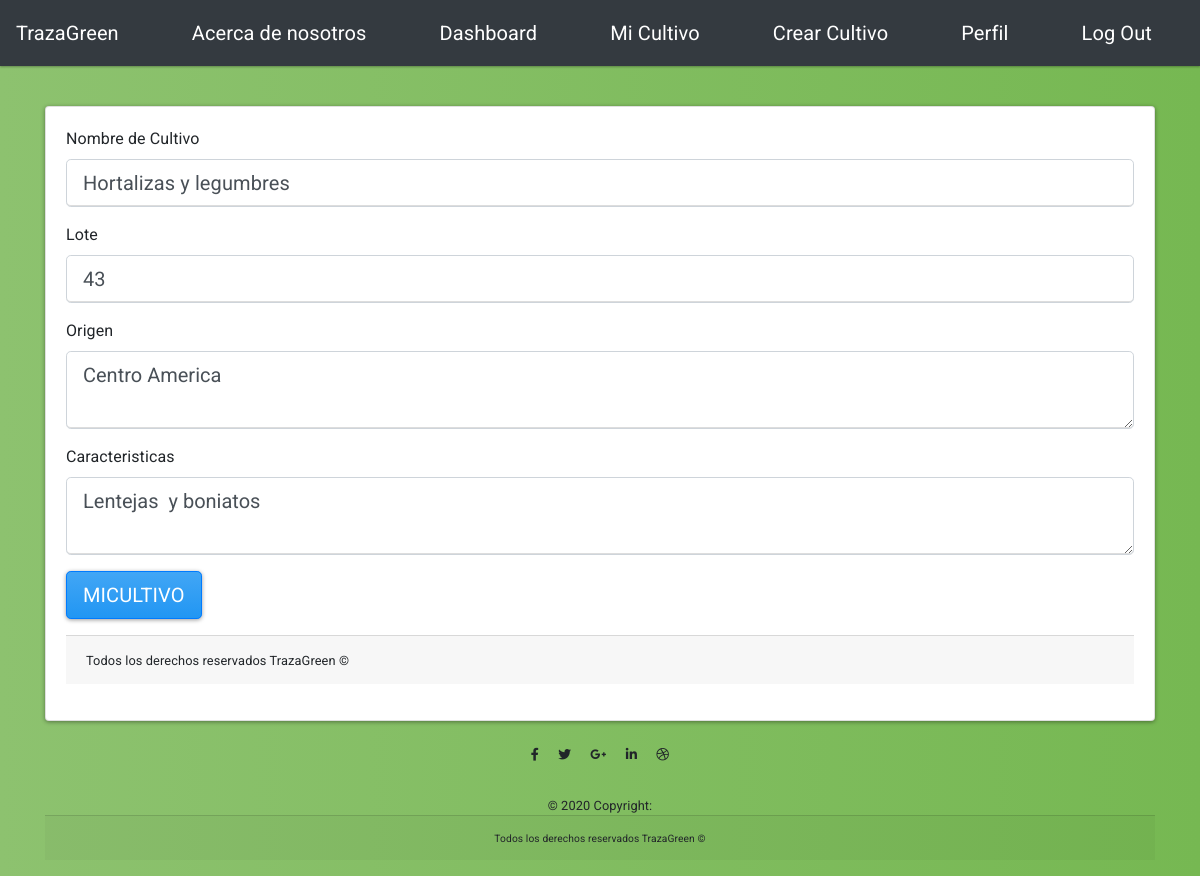
The app's page /2/update (signed in) with its own data.
### trazaGreen/models.py (models this page shows, shortened)
class MiCultivo(db.Model):
    users = db.relationship(User)
    id = db.Column(db.Integer, primary_key=True)
    user_id = db.Column(db.Integer, db.ForeignKey('users.id'), nullable=False)
    fecha = db.Column(db.DateTime, nullable=False, default=datetime.utcnow)
    nombre_cultivo = db.Column(db.Text, nullable=False)
    lote = db.Column(db.Text, nullable=False)
    origen = db.Column(db.String(140), nullable=False)
    caracteristicas = db.Column(db.Text, nullable=False)

### trazaGreen/mis_cultivos/views.py (the view)
@mis_cultivos.route("/<int:mi_cultivo_id>/update", methods=['GET', 'POST'])
@login_required
def update(mi_cultivo_id):
    mi_cultivo = MiCultivo.query.get_or_404(mi_cultivo_id)
    if mi_cultivo.author != current_user:
        abort(403)
    form = MiCultivoForm()
    if form.validate_on_submit():
        mi_cultivo.nombre_cultivo = form.nombre_cultivo.data
        mi_cultivo.lote = form.lote.data
        mi_cultivo.origen = form.origen.data
        mi_cultivo.caracteristicas = form.caracteristicas.data
        db.session.commit()
        flash('Post Updated')
        return redirect(url_for('mis_cultivos.crear_cultivo', mi_cultivo_id=mi_cultivo.id))
    elif request.method == 'GET':
        form.nombre_cultivo.data = mi_cultivo.nombre_cultivo
        form.lote.data = mi_cultivo.lote
        form.origen.data = mi_cultivo.origen
        form.caracteristicas.data = mi_cultivo.caracteristicas
    return render_template('crear_cultivo.html', title='Update',
                           form=form)

### trazaGreen/mis_cultivos/forms.py
class MiCultivoForm(FlaskForm):
    nombre_cultivo = StringField('Nombre de Cultivo', validators=[DataRequired()])
    lote = StringField('Lote', validators=[DataRequired()])
    origen = TextAreaField('Origen', validators=[DataRequired()])
    caracteristicas = TextAreaField('Caracteristicas', validators=[DataRequired()])
    submit = SubmitField('MiCultivo')

### trazaGreen/models.py (called while the page is built)
@login_manager.user_loader
def load_user(user_id):
    return User.query.get(user_id)

### trazaGreen/templates/crear_cultivo.html (shortened to what this page needs)
{% extends "base.html" %}
{% block content %}
<br>
<div class="row">
  <div class="col-lg-12 md-3">
    <div class="card card-body">
      <form class="form-group" method="POST">
         <div class="form-group">
         {{ form.nombre_cultivo.label(class="form-control-label") }}
         {{ form.nombre_cultivo(class="form-control form-control-lg ") }}
         </div>
         <div class="form-group">
         {{ form.lote.label(class="form-control-label") }}
         {{ form.lote(class="form-control form-control-lg") }}
         </div>
         <div class="form-group">
         {{ form.origen.label(class="form-control-label") }}
         {{ form.origen(class="form-control form-control-lg") }}
         </div>
         <div class="form-group">
         {{ form.caracteristicas.label(class="form-control-label") }}
         {{ form.caracteristicas(class="form-control form-control-lg") }}
         </div>
         <div class="form-group">
             {{ form.submit(class="btn btn-lg btn-primary") }}
         </div>
         <div class="card-footer">
           <small class="text">Todos los derechos reservados TrazaGreen ©
         </div>
      </form>
    </div>
  </div>
</div>
{% endblock content %}

### trazaGreen/static/css/base.css (style rules this page uses)
body { background: #76b852; background: -webkit-linear-gradient(right, #76b852, #8DC26F); background: -moz-linear-gradient(right, #76b852, #8DC26F); background: -o-linear-gradient(right, #76b852, #8DC26F); background: linear-gradient(to left, #76b852, #8DC26F); font-family: "Roboto", sans-serif; -webkit-font-smoothing: antialiased; -moz-osx-font-smoothing: grayscale; }

### records on screen
MiCultivo: nombre_cultivo "Hortalizas y legumbres", lote "43", origen "Centro America", caracteristicas "Lentejas y boniatos"
